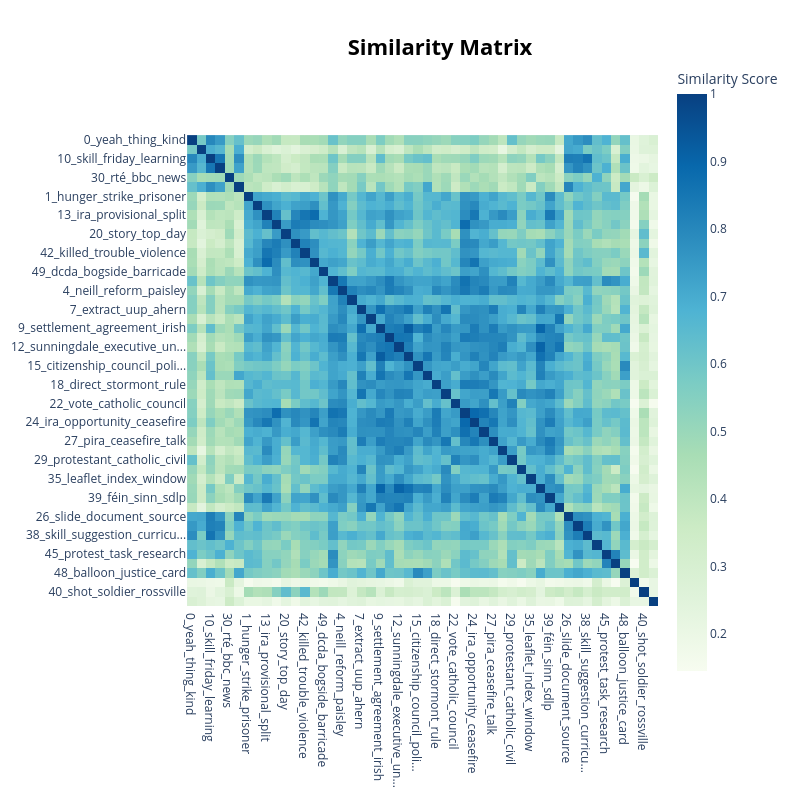

The code cell stored with this chart in its notebook:
### Code cell
# Create topic similarity heatmaps with clustering

# Option2 heatmap with clustering
print("Creating Option2 topic similarity heatmap...")
option2_heatmap = option2_topic_model_fast.visualize_heatmap(
    n_clusters=5,  # Number of topic clusters to form
)
option2_heatmap.show()

### Figure 1 — Plotly figure (JSON) as saved in the notebook; plotly's stock layout.template omitted (floating-point values rounded to 4 significant figures; data arrays with more than 128 entries replaced by an {"elided": "..."} marker saying what was removed)
{"data": [{"coloraxis": "coloraxis", "hovertemplate": "x: %{x}<br>y: %{y}<br>Similarity Score: %{z}<extra></extra>", "name": "0", "type": "heatmap", "x": ["0_yeah_thing_kind", "3_image_work_sourced", "10_skill_friday_learning", "19_information_learning_dis...", "30_rté_bbc_news", "31_activity_film_ask", "1_hunger_strike_prisoner", "5_internment_sunday_bloody", "13_ira_provisional_split", "17_bogside_apprentice_troop", "20_story_top_day", "37_bomb_july_civilian", "42_killed_trouble_violence", "44_army_curfew_search", "49_dcda_bogside_barricade", "2_nicra_march_civil", "4_neill_reform_paisley", "6_economic_neill_new", "7_extract_uup_ahern", "8_uwc_strike_fuel", "9_settlement_agreement_irish", "11_agreement_unionist_campa...", "12_sunningdale_executive_un...", "14_agreement_thatcher_forum", "15_citizenship_council_poli...", "16_friday_agreement_good", "18_direct_stormont_rule", "21_hume_talk_adam", "22_vote_catholic_council", "23_violence_government_situ...", "24_ira_opportunity_ceasefire", "25_hunt_declaration_discrim...", "27_pira_ceasefire_talk", "28_party_dup_democratic", "29_protestant_catholic_civil", "34_uk_prime_inference", "35_leaflet_index_window", "36_council_sunningdale_asse...", "39_féin_sinn_sdlp", "43_sunningdale_strike_worker", "26_slide_document_source", "33_lesson_software_editing", "38_skill_suggestion_curricu...", "41_tag_archive_national", "45_protest_task_research", "46_protest_right_civil", "48_balloon_justice_card", "32_max_retries_nodename", "40_shot_soldier_rossville", "47_obj_endobj_thank"], "xaxis": "x", "y": ["0_yeah_thing_kind", "3_image_work_sourced", "10_skill_friday_learning", "19_information_learning_dis...", "30_rté_bbc_news", "31_activity_film_ask", "1_hunger_strike_prisoner", "5_internment_sunday_bloody", "13_ira_provisional_split", "17_bogside_apprentice_troop", "20_story_top_day", "37_bomb_july_civilian", "42_killed_trouble_violence", "44_army_curfew_search", "49_dcda_bogside_barricade", "2_nicra_march_civil", "4_neill_reform_paisley", "6_economic_neill_new", "7_extract_uup_ahern", "8_uwc_strike_fuel", "9_settlement_agreement_irish", "11_agreement_unionist_campa...", "12_sunningdale_executive_un...", "14_agreement_thatcher_forum", "15_citizenship_council_poli...", "16_friday_agreement_good", "18_direct_stormont_rule", "21_hume_talk_adam", "22_vote_catholic_council", "23_violence_government_situ...", "24_ira_opportunity_ceasefire", "25_hunt_declaration_discrim...", "27_pira_ceasefire_talk", "28_party_dup_democratic", "29_protestant_catholic_civil", "34_uk_prime_inference", "35_leaflet_index_window", "36_council_sunningdale_asse...", "39_féin_sinn_sdlp", "43_sunningdale_strike_worker", "26_slide_document_source", "33_lesson_software_editing", "38_skill_suggestion_curricu...", "41_tag_archive_national", "45_protest_task_research", "46_protest_right_civil", "48_balloon_justice_card", "32_max_retries_nodename", "40_shot_soldier_rossville", "47_obj_endobj_thank"], "yaxis": "y", "z": {"elided": "50x50 float values"}}], "layout": {"coloraxis": {"colorbar": {"title": {"text": "Similarity Score"}}, "colorscale": [[0, "rgb(247,252,240)"], [0.125, "rgb(224,243,219)"], [0.25, "rgb(204,235,197)"], [0.375, "rgb(168,221,181)"], [0.5, "rgb(123,204,196)"], [0.625, "rgb(78,179,211)"], [0.75, "rgb(43,140,190)"], [0.875, "rgb(8,104,172)"], [1, "rgb(8,64,129)"]]}, "height": 800, "hoverlabel": {"bgcolor": "white", "font": {"family": "Rockwell", "size": 16}}, "legend": {"title": {"text": "Trend"}}, "margin": {"t": 60}, "showlegend": true, "title": {"font": {"color": "Black", "size": 22}, "text": "<b>Similarity Matrix</b>", "x": 0.55, "xanchor": "center", "y": 0.95, "yanchor": "top"}, "width": 800, "xaxis": {"anchor": "y", "constrain": "domain", "domain": [0, 1], "scaleanchor": "y"}, "yaxis": {"anchor": "x", "autorange": "reversed", "constrain": "domain", "domain": [0, 1]}}}
